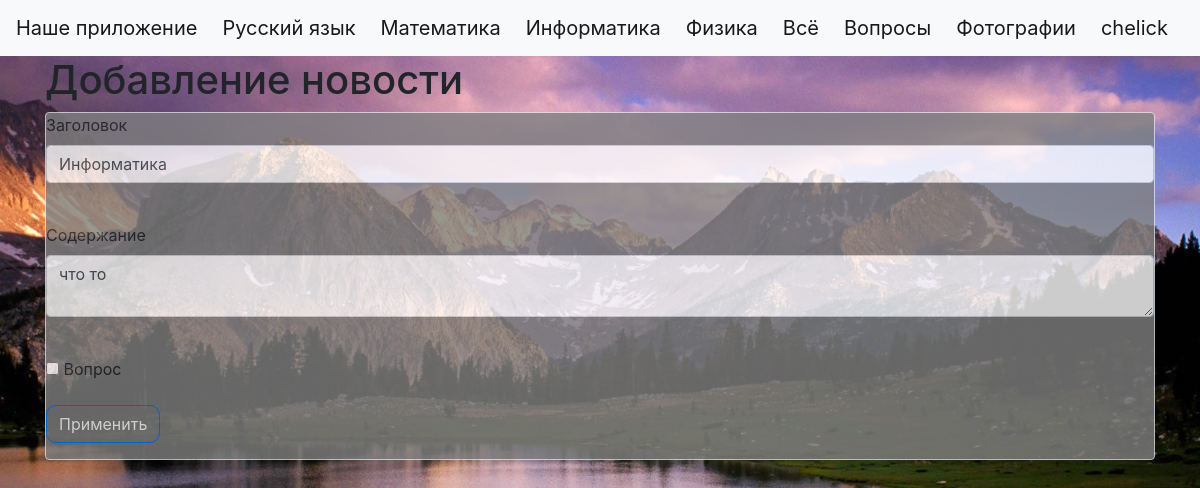
Screenshot of /news/1 (signed in) with the database file from the repository.
### data/users.py (models this page shows, shortened)
class User(SqlAlchemyBase, UserMixin):
    __tablename__ = 'users'
    id = sqlalchemy.Column(sqlalchemy.Integer,
                           primary_key=True, autoincrement=True)
    name = sqlalchemy.Column(sqlalchemy.String, nullable=True)
    about = sqlalchemy.Column(sqlalchemy.String, nullable=True)
    email = sqlalchemy.Column(sqlalchemy.String,
                              index=True, unique=True, nullable=True)
    hashed_password = sqlalchemy.Column(sqlalchemy.String, nullable=True)
    created_date = sqlalchemy.Column(sqlalchemy.DateTime,
                                     default=datetime.datetime.now)
    news = orm.relationship("News", back_populates='user')

### data/news.py (models this page shows)
class News(SqlAlchemyBase):
    __tablename__ = 'news'
    id = sqlalchemy.Column(sqlalchemy.Integer,
                           primary_key=True, autoincrement=True)
    title = sqlalchemy.Column(sqlalchemy.String, nullable=True)
    content = sqlalchemy.Column(sqlalchemy.String, nullable=True)
    created_date = sqlalchemy.Column(sqlalchemy.DateTime,
                                     default=datetime.datetime.now)
    is_question = sqlalchemy.Column(sqlalchemy.Boolean, default=True)
    user_id = sqlalchemy.Column(sqlalchemy.Integer,
                                sqlalchemy.ForeignKey("users.id"))
    user = orm.relationship('User')
    answers = orm.relationship('Answer', back_populates='question', lazy='dynamic')

### main.py (the view, shortened to what this page needs)
@app.route('/news/<int:id>', methods=['GET', 'POST'])
@login_required
def edit_news(id):
    dictionary = {'Информатика': 'ict.html',
                  'Математика': 'math.html',
                  'Русский язык': 'rus.html',
                  'Физика': 'phys.html'}
    form = NewsForm()
    if request.method == "GET":
        db_sess = db_session.create_session()
        news = db_sess.query(News).filter(News.id == id,
                                          News.user == current_user
                                          ).first()
        if news:
            form.title.data = news.title
            form.content.data = news.content
            form.is_question.data = news.is_question
        else:
            abort(404)
    return render_template('news.html',
                           title='Редактирование новости',
                           form=form)

### forms/news.py
class NewsForm(FlaskForm):
    title = StringField('Заголовок', validators=[DataRequired()])
    content = TextAreaField("Содержание")
    is_question = BooleanField("Вопрос")
    submit = SubmitField('Применить')

### data/db_session.py (called while the page is built)
def create_session() -> Session:
    global __factory
    return __factory()

### main.py (called while the page is built)
@login_manager.user_loader
def load_user(user_id):
    db_sess = db_session.create_session()
    return db_sess.query(User).get(user_id)

### templates/news.html (shortened to what this page needs)
{% extends "base.html" %}
{% block content %}
<h1>Добавление новости</h1>
<div class="col-md6 border rounded" style="background-color: gray; opacity: .8;">
<form action="" method="post">
    <p>
        {{ form.title.label }}<br>
        {{ form.title(class="form-control") }}<br>
    </p>
    <p>
        {{ form.content.label }}<br>
        {{ form.content(class="form-control") }}<br>
    </p>
    <p>{{ form.is_question() }} {{ form.is_question.label }}</p>
    <p>{{ form.submit(type="submit", class="btn btn-primary") }}</p>
</form>
</div>
{% endblock %}

### templates/base.html (shortened to what this page needs)
<!doctype html>
<html lang="en">
<head>
    <link rel="stylesheet"
          href="https://stackpath.bootstrapcdn.com/bootstrap/4.4.1/css/bootstrap.min.css"
>
    <link rel="stylesheet" href="static/css/style.css">
</head>
<body style="background-image: url(static/img/backreg.jpg); background-size: cover">
<header>
    <nav class="navbar navbar-light bg-light">
        <a class="navbar-brand" href="index.html">Наше приложение</a>
        <a class="navbar-brand" href="rus.html">Русский язык</a>
        <a class="navbar-brand" href="math.html">Математика</a>
        <a class="navbar-brand" href="ict.html">Информатика</a>
        <a class="navbar-brand" href="phys.html">Физика</a>
        <a class="navbar-brand" href="allnews.html">Всё</a>
        <a class="navbar-brand" href="questions.html">Вопросы</a>
        <a class="navbar-brand" href="photos.html">Фотографии</a>
        {% if current_user.is_authenticated %}
    <a class="navbar-brand" href="/logout">{{ current_user.name }}</a>
{% else %}
    <p>
        <a class="btn btn-primary " href="/register">Зарегистрироваться</a>
        <a class="btn btn-success" href="/login">Войти</a>
    </p>
{% endif %}
    </nav>
</header>
<main role="main" class="container">
    {% block content %}{% endblock %}
</main>
</body>
</html>

### static/css/style.css (style rules this page uses)
.btn { background-color: purple; border-radius: 10px; transition: 0.7s; }
.btn-primary { background-color: grey; }

### rows the page displays
User: name "chelick"
News: title "Информатика", content "что то"
